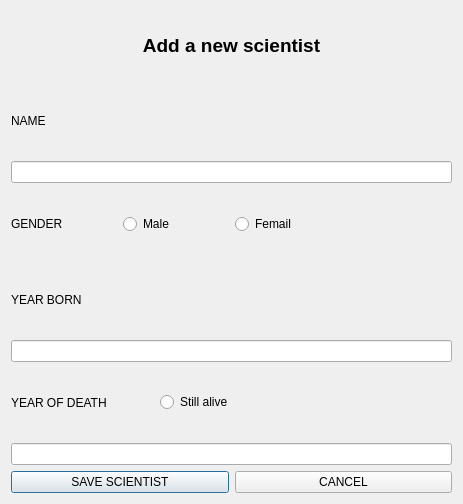
<?xml version="1.0" encoding="UTF-8"?>
<ui version="4.0">
 <class>AddStudentDialog</class>
 <widget class="QDialog" name="AddStudentDialog">
  <property name="geometry">
   <rect>
    <x>0</x>
    <y>0</y>
    <width>463</width>
    <height>504</height>
   </rect>
  </property>
  <property name="windowTitle">
   <string>Dialog</string>
  </property>
  <layout class="QVBoxLayout" name="verticalLayout">
   <item>
    <widget class="QLabel" name="label">
     <property name="font">
      <font>
       <pointsize>14</pointsize>
       <weight>75</weight>
       <bold>true</bold>
      </font>
     </property>
     <property name="text">
      <string>Add a new scientist</string>
     </property>
     <property name="textFormat">
      <enum>Qt::AutoText</enum>
     </property>
     <property name="scaledContents">
      <bool>false</bool>
     </property>
     <property name="alignment">
      <set>Qt::AlignCenter</set>
     </property>
    </widget>
   </item>
   <item>
    <layout class="QHBoxLayout" name="horizontalLayout">
     <item>
      <widget class="QLabel" name="label_2">
       <property name="text">
        <string>NAME</string>
       </property>
      </widget>
     </item>
     <item>
      <widget class="QLabel" name="label_error_add_scientist_name">
       <property name="text">
        <string/>
       </property>
      </widget>
     </item>
    </layout>
   </item>
   <item>
    <widget class="QLineEdit" name="input_add_scientist_name"/>
   </item>
   <item>
    <layout class="QHBoxLayout" name="horizontalLayout_2">
     <item>
      <widget class="QLabel" name="label_3">
       <property name="text">
        <string>GENDER</string>
       </property>
      </widget>
     </item>
     <item>
      <widget class="QRadioButton" name="button_radio_add_scientist_male">
       <property name="text">
        <string>Male</string>
       </property>
      </widget>
     </item>
     <item>
      <widget class="QRadioButton" name="button_radio_add_scientist_femail">
       <property name="text">
        <string>Femail</string>
       </property>
      </widget>
     </item>
     <item>
      <widget class="QLabel" name="label_error_add_scientist_gender">
       <property name="text">
        <string/>
       </property>
      </widget>
     </item>
    </layout>
   </item>
   <item>
    <layout class="QHBoxLayout" name="horizontalLayout_3">
     <item>
      <widget class="QLabel" name="label_4">
       <property name="text">
        <string>YEAR BORN</string>
       </property>
      </widget>
     </item>
     <item>
      <widget class="QLabel" name="label_error_add_scientist_year_born">
       <property name="text">
        <string/>
       </property>
      </widget>
     </item>
    </layout>
   </item>
   <item>
    <widget class="QLineEdit" name="input_add_scientist_year_born"/>
   </item>
   <item>
    <layout class="QHBoxLayout" name="horizontalLayout_4">
     <item>
      <widget class="QLabel" name="label_5">
       <property name="text">
        <string>YEAR OF DEATH</string>
       </property>
      </widget>
     </item>
     <item>
      <widget class="QRadioButton" name="button_radio_add_scientist_still_alive">
       <property name="text">
        <string>Still alive</string>
       </property>
       <property name="autoExclusive">
        <bool>false</bool>
       </property>
      </widget>
     </item>
     <item>
      <widget class="QLabel" name="label_error_add_scientist_year_of_death">
       <property name="text">
        <string/>
       </property>
      </widget>
     </item>
    </layout>
   </item>
   <item>
    <widget class="QLineEdit" name="input_add_scientist_year_of_death"/>
   </item>
   <item>
    <layout class="QHBoxLayout" name="horizontalLayout_5">
     <item>
      <widget class="QPushButton" name="button_add_scientist_save">
       <property name="text">
        <string>SAVE SCIENTIST</string>
       </property>
      </widget>
     </item>
     <item>
      <widget class="QPushButton" name="button_add_scientist_cancel">
       <property name="text">
        <string>CANCEL</string>
       </property>
      </widget>
     </item>
    </layout>
   </item>
  </layout>
 </widget>
 <resources/>
 <connections/>
</ui>
